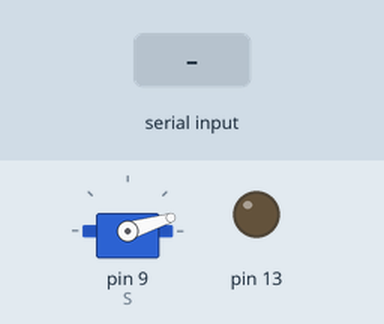
Simulated run of this sketch. Board: Arduino Uno, built with avr-gcc and run on an emulated ATmega328P. On the bench: servo, output pins drawn as LEDs (lit = HIGH). The test bench sets the inputs (shaded band).

Above: at 1.2 s.
1.3 s: "O" received over Serial
At 1.6 s:
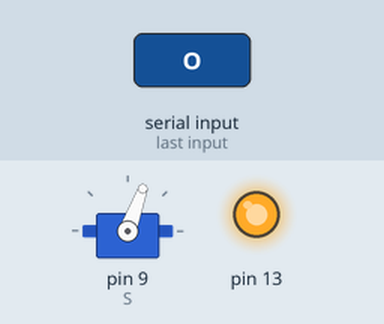
At 2.6 s:
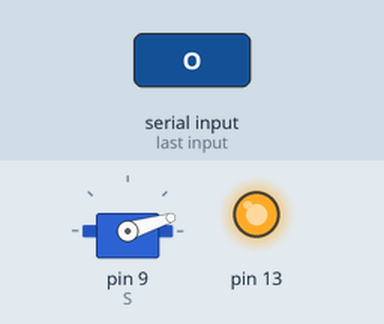
Timing chart, 0 to 4.3 s (numbered marks = the images above; inputs shaded):
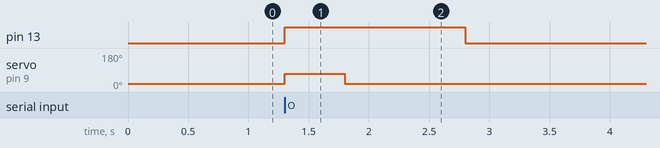

Measured:
- after the input at 1.3 s, pin 13: LOW → HIGH at once, → LOW 1.5 s later; servo on pin 9 (S): 17° → 70° at once, → 17° 0.50 s later

The sketch:

NANO_SERVO.ino
```cpp
#include <Servo.h>
Servo S;

char i;

void setup() {
  Serial.begin(9600);
  S.attach(9);
  pinMode (13, OUTPUT);
  S.write(17);
}

void loop() {
  if ((Serial.available()) != 0) {
    i = Serial.read();
    if (i == 'O') {
      digitalWrite(13, 1);
      S.write(70);
      delay(500);
      S.write(17);
      delay(1000);
      digitalWrite(13, 0);
    }
    i = 0;
  }
}
```
